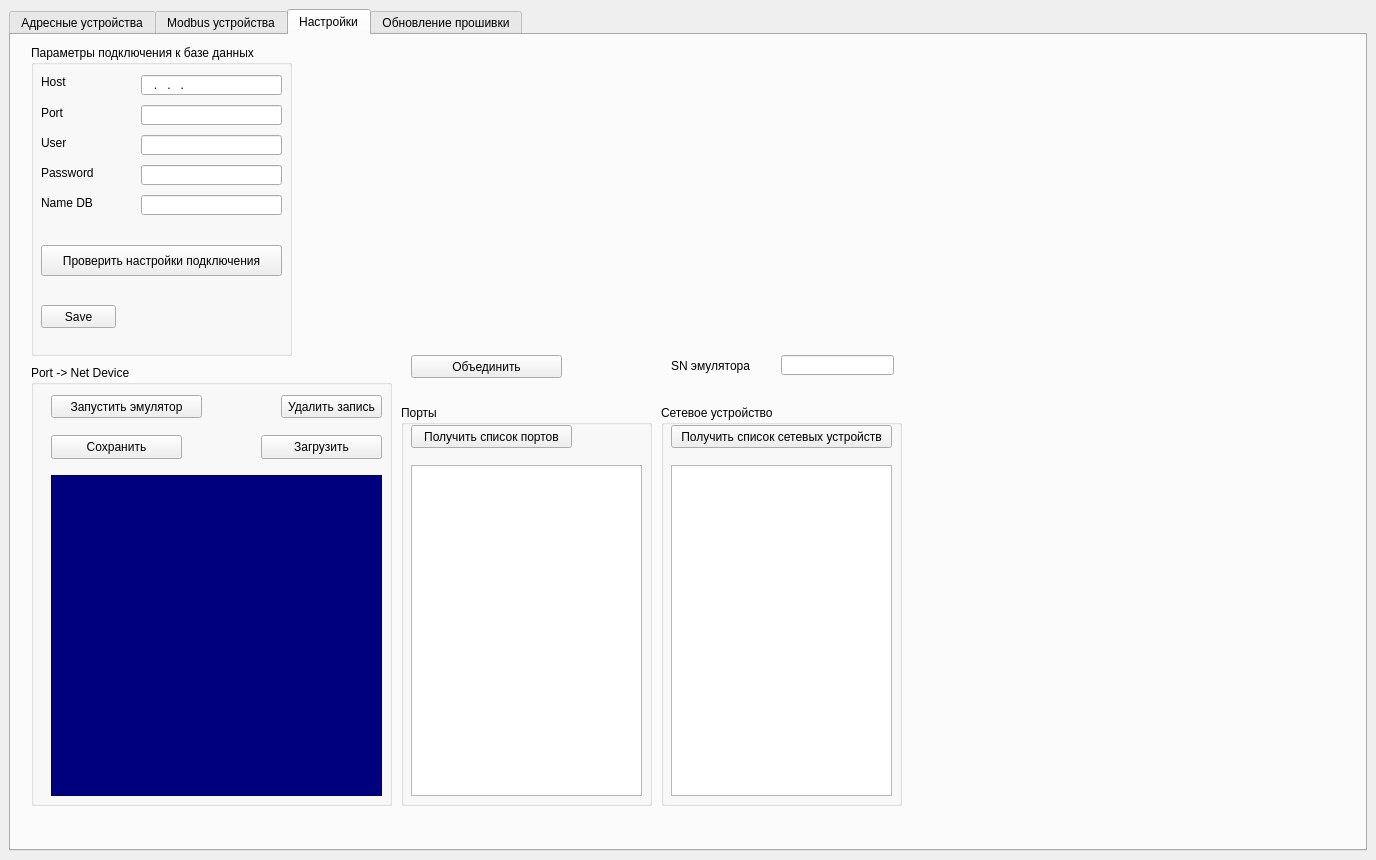
<?xml version="1.0" encoding="UTF-8"?>
<ui version="4.0">
 <class>MainWindow</class>
 <widget class="QMainWindow" name="MainWindow">
  <property name="geometry">
   <rect>
    <x>0</x>
    <y>0</y>
    <width>1376</width>
    <height>860</height>
   </rect>
  </property>
  <property name="windowTitle">
   <string>MainWindow</string>
  </property>
  <property name="styleSheet">
   <string notr="true"/>
  </property>
  <widget class="QWidget" name="centralwidget">
   <layout class="QVBoxLayout" name="verticalLayout_2">
    <item>
     <widget class="QTabWidget" name="tabWidget">
      <property name="enabled">
       <bool>true</bool>
      </property>
      <property name="sizePolicy">
       <sizepolicy hsizetype="Expanding" vsizetype="Expanding">
        <horstretch>0</horstretch>
        <verstretch>0</verstretch>
       </sizepolicy>
      </property>
      <property name="minimumSize">
       <size>
        <width>1271</width>
        <height>800</height>
       </size>
      </property>
      <property name="styleSheet">
       <string notr="true"/>
      </property>
      <property name="tabShape">
       <enum>QTabWidget::TabShape::Rounded</enum>
      </property>
      <property name="currentIndex">
       <number>2</number>
      </property>
      <widget class="QWidget" name="ash_device_tab">
       <attribute name="title">
        <string>Адресные устройства</string>
       </attribute>
       <layout class="QVBoxLayout" name="verticalLayout_3">
        <item>
         <layout class="QHBoxLayout" name="horizontalLayout">
          <property name="spacing">
           <number>6</number>
          </property>
          <property name="sizeConstraint">
           <enum>QLayout::SizeConstraint::SetDefaultConstraint</enum>
          </property>
          <item>
           <widget class="QGroupBox" name="ash_chenge_state_device_groupBox">
            <property name="sizePolicy">
             <sizepolicy hsizetype="Fixed" vsizetype="Fixed">
              <horstretch>0</horstretch>
              <verstretch>0</verstretch>
             </sizepolicy>
            </property>
            <property name="minimumSize">
             <size>
              <width>489</width>
              <height>131</height>
             </size>
            </property>
            <property name="title">
             <string>Cостояния устройства</string>
            </property>
            <widget class="QWidget" name="verticalLayoutWidget">
             <property name="geometry">
              <rect>
               <x>10</x>
               <y>20</y>
               <width>471</width>
               <height>101</height>
              </rect>
             </property>
             <layout class="QVBoxLayout" name="ash_v_layer_state_dev_layout">
              <property name="spacing">
               <number>0</number>
              </property>
              <item>
               <layout class="QHBoxLayout" name="ash_h_top_state_dev_layout">
                <property name="spacing">
                 <number>0</number>
                </property>
               </layout>
              </item>
              <item>
               <layout class="QHBoxLayout" name="ash_h_center_state_dev_layout">
                <property name="spacing">
                 <number>0</number>
                </property>
               </layout>
              </item>
              <item>
               <layout class="QHBoxLayout" name="ash_h_bottom_state_dev_layout">
                <property name="spacing">
                 <number>0</number>
                </property>
               </layout>
              </item>
             </layout>
            </widget>
           </widget>
          </item>
          <item>
           <widget class="QGroupBox" name="groupBox">
            <property name="sizePolicy">
             <sizepolicy hsizetype="Fixed" vsizetype="Fixed">
              <horstretch>0</horstretch>
              <verstretch>0</verstretch>
             </sizepolicy>
            </property>
            <property name="minimumSize">
             <size>
              <width>270</width>
              <height>131</height>
             </size>
            </property>
            <property name="title">
             <string>Инфо.</string>
            </property>
            <widget class="QLabel" name="ash_port_lbl">
             <property name="geometry">
              <rect>
               <x>0</x>
               <y>20</y>
               <width>50</width>
               <height>20</height>
              </rect>
             </property>
             <property name="sizePolicy">
              <sizepolicy hsizetype="Fixed" vsizetype="Fixed">
               <horstretch>0</horstretch>
               <verstretch>0</verstretch>
              </sizepolicy>
             </property>
             <property name="minimumSize">
              <size>
               <width>50</width>
               <height>20</height>
              </size>
             </property>
             <property name="text">
              <string>Порт</string>
             </property>
             <property name="alignment">
              <set>Qt::AlignmentFlag::AlignCenter</set>
             </property>
            </widget>
            <widget class="QLabel" name="ash_port_info_lbl">
             <property name="geometry">
              <rect>
               <x>60</x>
               <y>20</y>
               <width>111</width>
               <height>20</height>
              </rect>
             </property>
             <property name="sizePolicy">
              <sizepolicy hsizetype="Fixed" vsizetype="Fixed">
               <horstretch>0</horstretch>
               <verstretch>0</verstretch>
              </sizepolicy>
             </property>
             <property name="minimumSize">
              <size>
               <width>50</width>
               <height>20</height>
              </size>
             </property>
             <property name="text">
              <string>None</string>
             </property>
            </widget>
            <widget class="QLabel" name="ash_net_dev_lbl">
             <property name="geometry">
              <rect>
               <x>10</x>
               <y>40</y>
               <width>80</width>
               <height>20</height>
              </rect>
             </property>
             <property name="sizePolicy">
              <sizepolicy hsizetype="Fixed" vsizetype="Fixed">
               <horstretch>0</horstretch>
               <verstretch>0</verstretch>
              </sizepolicy>
             </property>
             <property name="minimumSize">
              <size>
               <width>80</width>
               <height>20</height>
              </size>
             </property>
             <property name="text">
              <string>Сетевое уc-во</string>
             </property>
            </widget>
            <widget class="QLabel" name="ash_net_dev_info_lbl">
             <property name="geometry">
              <rect>
               <x>100</x>
               <y>40</y>
               <width>150</width>
               <height>20</height>
              </rect>
             </property>
             <property name="sizePolicy">
              <sizepolicy hsizetype="Fixed" vsizetype="Fixed">
               <horstretch>0</horstretch>
               <verstretch>0</verstretch>
              </sizepolicy>
             </property>
             <property name="minimumSize">
              <size>
               <width>150</width>
               <height>20</height>
              </size>
             </property>
             <property name="text">
              <string>None</string>
             </property>
            </widget>
           </widget>
          </item>
          <item>
           <layout class="QGridLayout" name="_2">
            <property name="sizeConstraint">
             <enum>QLayout::SizeConstraint::SetMinimumSize</enum>
            </property>
           </layout>
          </item>
          <item>
           <widget class="QGroupBox" name="ash_choice_net_dev_groupBox">
            <property name="sizePolicy">
             <sizepolicy hsizetype="Fixed" vsizetype="Fixed">
              <horstretch>0</horstretch>
              <verstretch>0</verstretch>
             </sizepolicy>
            </property>
            <property name="minimumSize">
             <size>
              <width>221</width>
              <height>131</height>
             </size>
            </property>
            <property name="title">
             <string>Сетевой контроллер</string>
            </property>
            <widget class="QListWidget" name="ash_out_net_dev_listWidget">
             <property name="geometry">
              <rect>
               <x>10</x>
               <y>20</y>
               <width>201</width>
               <height>101</height>
              </rect>
             </property>
            </widget>
           </widget>
          </item>
          <item>
           <spacer name="horizontalSpacer">
            <property name="orientation">
             <enum>Qt::Orientation::Horizontal</enum>
            </property>
            <property name="sizeHint" stdset="0">
             <size>
              <width>40</width>
              <height>20</height>
             </size>
            </property>
           </spacer>
          </item>
         </layout>
        </item>
        <item>
         <widget class="QTableWidget" name="ash_devices_tableWidget">
          <property name="minimumSize">
           <size>
            <width>1247</width>
            <height>614</height>
           </size>
          </property>
         </widget>
        </item>
       </layout>
      </widget>
      <widget class="QWidget" name="modbus_device_tab">
       <attribute name="title">
        <string>Modbus устройства</string>
       </attribute>
       <widget class="QTableWidget" name="mb_devices_tableWidget">
        <property name="geometry">
         <rect>
          <x>0</x>
          <y>150</y>
          <width>1351</width>
          <height>671</height>
         </rect>
        </property>
       </widget>
       <widget class="QGroupBox" name="mb_choice_net_dev_groupBox">
        <property name="geometry">
         <rect>
          <x>770</x>
          <y>10</y>
          <width>221</width>
          <height>131</height>
         </rect>
        </property>
        <property name="title">
         <string>Сетевой контроллер</string>
        </property>
        <widget class="QListWidget" name="mb_out_net_dev_listWidget">
         <property name="geometry">
          <rect>
           <x>10</x>
           <y>20</y>
           <width>201</width>
           <height>101</height>
          </rect>
         </property>
        </widget>
       </widget>
       <widget class="QGroupBox" name="mb_chenge_state_device_groupBox">
        <property name="geometry">
         <rect>
          <x>10</x>
          <y>10</y>
          <width>489</width>
          <height>131</height>
         </rect>
        </property>
        <property name="title">
         <string>Состояния устройства</string>
        </property>
        <widget class="QWidget" name="verticalLayoutWidget_2">
         <property name="geometry">
          <rect>
           <x>10</x>
           <y>20</y>
           <width>471</width>
           <height>101</height>
          </rect>
         </property>
         <layout class="QVBoxLayout" name="v_layer_state_dev_layout_2">
          <property name="spacing">
           <number>0</number>
          </property>
          <item>
           <layout class="QHBoxLayout" name="mb_h_top_state_dev_layout"/>
          </item>
          <item>
           <layout class="QHBoxLayout" name="mb_h_center_state_dev_layout"/>
          </item>
          <item>
           <layout class="QHBoxLayout" name="mb_h_bottom_state_dev_layout"/>
          </item>
         </layout>
        </widget>
       </widget>
       <widget class="QWidget" name="layoutWidget">
        <property name="geometry">
         <rect>
          <x>630</x>
          <y>110</y>
          <width>2</width>
          <height>2</height>
         </rect>
        </property>
        <layout class="QHBoxLayout" name="ash_h_bottom_state_dev_layout_3">
         <property name="spacing">
          <number>0</number>
         </property>
        </layout>
       </widget>
       <widget class="QGroupBox" name="mb_info_groupBox">
        <property name="geometry">
         <rect>
          <x>510</x>
          <y>10</y>
          <width>251</width>
          <height>131</height>
         </rect>
        </property>
        <property name="title">
         <string>Инфо.</string>
        </property>
        <widget class="QLabel" name="mb_port_lbl">
         <property name="geometry">
          <rect>
           <x>10</x>
           <y>20</y>
           <width>49</width>
           <height>16</height>
          </rect>
         </property>
         <property name="text">
          <string>Порт</string>
         </property>
        </widget>
        <widget class="QLabel" name="mb_port_info_lbl">
         <property name="geometry">
          <rect>
           <x>70</x>
           <y>20</y>
           <width>71</width>
           <height>16</height>
          </rect>
         </property>
         <property name="text">
          <string>None</string>
         </property>
        </widget>
        <widget class="QLabel" name="mb_net_dev_lbl">
         <property name="geometry">
          <rect>
           <x>10</x>
           <y>40</y>
           <width>91</width>
           <height>16</height>
          </rect>
         </property>
         <property name="text">
          <string>Сетевое ус-во</string>
         </property>
        </widget>
        <widget class="QLabel" name="mb_net_dev_info_lbl">
         <property name="geometry">
          <rect>
           <x>110</x>
           <y>40</y>
           <width>131</width>
           <height>16</height>
          </rect>
         </property>
         <property name="text">
          <string>None</string>
         </property>
        </widget>
       </widget>
      </widget>
      <widget class="QWidget" name="settings_tab">
       <attribute name="title">
        <string>Настройки</string>
       </attribute>
       <widget class="QGroupBox" name="port_and_ne_dev_groupBox">
        <property name="geometry">
         <rect>
          <x>20</x>
          <y>330</y>
          <width>361</width>
          <height>441</height>
         </rect>
        </property>
        <property name="sizePolicy">
         <sizepolicy hsizetype="Fixed" vsizetype="Fixed">
          <horstretch>0</horstretch>
          <verstretch>0</verstretch>
         </sizepolicy>
        </property>
        <property name="styleSheet">
         <string notr="true"/>
        </property>
        <property name="title">
         <string>Port -&gt; Net Device</string>
        </property>
        <widget class="QTableWidget" name="port_and_net_dev_tableWidget">
         <property name="geometry">
          <rect>
           <x>20</x>
           <y>110</y>
           <width>331</width>
           <height>321</height>
          </rect>
         </property>
         <property name="styleSheet">
          <string notr="true">QHeaderView::section:horizontal {
    color: #fff;
    background-color: rgb(0, 85, 127);
 }
QTableWidget {
	background-color: rgb(0, 0, 127);
	color: rgb(85, 255, 0);
	font: 63 8pt &quot;Yu Gothic UI Semibold&quot;;
}
</string>
         </property>
        </widget>
        <widget class="QPushButton" name="start_emulator_btn">
         <property name="geometry">
          <rect>
           <x>20</x>
           <y>30</y>
           <width>151</width>
           <height>23</height>
          </rect>
         </property>
         <property name="styleSheet">
          <string notr="true"/>
         </property>
         <property name="text">
          <string>Запустить эмулятор</string>
         </property>
        </widget>
        <widget class="QPushButton" name="delete_line_btn">
         <property name="geometry">
          <rect>
           <x>250</x>
           <y>30</y>
           <width>101</width>
           <height>23</height>
          </rect>
         </property>
         <property name="styleSheet">
          <string notr="true"/>
         </property>
         <property name="text">
          <string>Удалить запись</string>
         </property>
        </widget>
        <widget class="QPushButton" name="save_config_btn">
         <property name="geometry">
          <rect>
           <x>20</x>
           <y>70</y>
           <width>131</width>
           <height>24</height>
          </rect>
         </property>
         <property name="text">
          <string>Сохранить</string>
         </property>
        </widget>
        <widget class="QPushButton" name="download_config_btn">
         <property name="geometry">
          <rect>
           <x>230</x>
           <y>70</y>
           <width>121</width>
           <height>24</height>
          </rect>
         </property>
         <property name="text">
          <string>Загрузить</string>
         </property>
        </widget>
       </widget>
       <widget class="QGroupBox" name="ports_groupBox">
        <property name="geometry">
         <rect>
          <x>390</x>
          <y>370</y>
          <width>251</width>
          <height>401</height>
         </rect>
        </property>
        <property name="sizePolicy">
         <sizepolicy hsizetype="Fixed" vsizetype="Fixed">
          <horstretch>0</horstretch>
          <verstretch>0</verstretch>
         </sizepolicy>
        </property>
        <property name="styleSheet">
         <string notr="true"/>
        </property>
        <property name="title">
         <string>Порты</string>
        </property>
        <widget class="QListWidget" name="ports_listWidget">
         <property name="geometry">
          <rect>
           <x>10</x>
           <y>60</y>
           <width>231</width>
           <height>331</height>
          </rect>
         </property>
         <property name="styleSheet">
          <string notr="true"/>
         </property>
        </widget>
        <widget class="QPushButton" name="get_ports_btn">
         <property name="geometry">
          <rect>
           <x>10</x>
           <y>20</y>
           <width>161</width>
           <height>23</height>
          </rect>
         </property>
         <property name="styleSheet">
          <string notr="true"/>
         </property>
         <property name="text">
          <string>Получить список портов</string>
         </property>
        </widget>
       </widget>
       <widget class="QGroupBox" name="net_dev_groupBox">
        <property name="geometry">
         <rect>
          <x>650</x>
          <y>370</y>
          <width>241</width>
          <height>401</height>
         </rect>
        </property>
        <property name="sizePolicy">
         <sizepolicy hsizetype="Fixed" vsizetype="Fixed">
          <horstretch>0</horstretch>
          <verstretch>0</verstretch>
         </sizepolicy>
        </property>
        <property name="styleSheet">
         <string notr="true"/>
        </property>
        <property name="title">
         <string>Сетевое устройство</string>
        </property>
        <widget class="QListWidget" name="net_dev_listWidget">
         <property name="geometry">
          <rect>
           <x>10</x>
           <y>60</y>
           <width>221</width>
           <height>331</height>
          </rect>
         </property>
         <property name="styleSheet">
          <string notr="true"/>
         </property>
        </widget>
        <widget class="QPushButton" name="get_net_dev_btn">
         <property name="geometry">
          <rect>
           <x>10</x>
           <y>20</y>
           <width>221</width>
           <height>23</height>
          </rect>
         </property>
         <property name="styleSheet">
          <string notr="true"/>
         </property>
         <property name="text">
          <string>Получить список сетевых устройств</string>
         </property>
        </widget>
       </widget>
       <widget class="QGroupBox" name="groupBox_2">
        <property name="geometry">
         <rect>
          <x>20</x>
          <y>10</y>
          <width>261</width>
          <height>311</height>
         </rect>
        </property>
        <property name="sizePolicy">
         <sizepolicy hsizetype="Fixed" vsizetype="Fixed">
          <horstretch>0</horstretch>
          <verstretch>0</verstretch>
         </sizepolicy>
        </property>
        <property name="minimumSize">
         <size>
          <width>261</width>
          <height>311</height>
         </size>
        </property>
        <property name="styleSheet">
         <string notr="true"/>
        </property>
        <property name="title">
         <string>Параметры подключения к базе данных</string>
        </property>
        <widget class="QLabel" name="port_db_lbl">
         <property name="geometry">
          <rect>
           <x>10</x>
           <y>60</y>
           <width>47</width>
           <height>16</height>
          </rect>
         </property>
         <property name="styleSheet">
          <string notr="true"/>
         </property>
         <property name="text">
          <string>Port</string>
         </property>
        </widget>
        <widget class="QLabel" name="host_db_lbl">
         <property name="geometry">
          <rect>
           <x>10</x>
           <y>30</y>
           <width>47</width>
           <height>14</height>
          </rect>
         </property>
         <property name="styleSheet">
          <string notr="true"/>
         </property>
         <property name="text">
          <string>Host</string>
         </property>
        </widget>
        <widget class="QLabel" name="user_db_lbl">
         <property name="geometry">
          <rect>
           <x>10</x>
           <y>90</y>
           <width>51</width>
           <height>16</height>
          </rect>
         </property>
         <property name="styleSheet">
          <string notr="true"/>
         </property>
         <property name="text">
          <string>User</string>
         </property>
        </widget>
        <widget class="QLabel" name="pass_db_lbl">
         <property name="geometry">
          <rect>
           <x>10</x>
           <y>120</y>
           <width>61</width>
           <height>16</height>
          </rect>
         </property>
         <property name="styleSheet">
          <string notr="true"/>
         </property>
         <property name="text">
          <string>Password</string>
         </property>
        </widget>
        <widget class="QLabel" name="name_db_lbl">
         <property name="geometry">
          <rect>
           <x>10</x>
           <y>150</y>
           <width>61</width>
           <height>16</height>
          </rect>
         </property>
         <property name="styleSheet">
          <string notr="true"/>
         </property>
         <property name="text">
          <string>Name DB</string>
         </property>
        </widget>
        <widget class="QLineEdit" name="host_db_lineEdit">
         <property name="geometry">
          <rect>
           <x>110</x>
           <y>30</y>
           <width>141</width>
           <height>20</height>
          </rect>
         </property>
         <property name="toolTip">
          <string>&lt;html&gt;&lt;head/&gt;&lt;body&gt;&lt;p&gt;Адрес (IP4) подключения к БД&lt;/p&gt;&lt;/body&gt;&lt;/html&gt;</string>
         </property>
         <property name="styleSheet">
          <string notr="true"/>
         </property>
         <property name="inputMask">
          <string>000\.000\.000\.000</string>
         </property>
         <property name="text">
          <string>...</string>
         </property>
        </widget>
        <widget class="QLineEdit" name="port_db_lineEdit">
         <property name="geometry">
          <rect>
           <x>110</x>
           <y>60</y>
           <width>141</width>
           <height>20</height>
          </rect>
         </property>
         <property name="toolTip">
          <string>&lt;html&gt;&lt;head/&gt;&lt;body&gt;&lt;p&gt;Номер порта должен быть в диапазоне &lt;span style=&quot; font-family:'JetBrains Mono','monospace'; font-size:10pt; font-weight:600; font-style:italic; color:#ff0000;&quot;&gt;1024-49151&lt;/span&gt;&lt;/p&gt;&lt;/body&gt;&lt;/html&gt;</string>
         </property>
         <property name="styleSheet">
          <string notr="true"/>
         </property>
         <property name="inputMask">
          <string>00009</string>
         </property>
         <property name="text">
          <string/>
         </property>
        </widget>
        <widget class="QLineEdit" name="user_db_lineEdit">
         <property name="geometry">
          <rect>
           <x>110</x>
           <y>90</y>
           <width>141</width>
           <height>20</height>
          </rect>
         </property>
         <property name="toolTip">
          <string>&lt;html&gt;&lt;head/&gt;&lt;body&gt;&lt;p&gt;Логин базы данных&lt;/p&gt;&lt;/body&gt;&lt;/html&gt;</string>
         </property>
         <property name="styleSheet">
          <string notr="true"/>
         </property>
         <property name="text">
          <string/>
         </property>
        </widget>
        <widget class="QLineEdit" name="pass_db_lineEdit">
         <property name="geometry">
          <rect>
           <x>110</x>
           <y>120</y>
           <width>141</width>
           <height>20</height>
          </rect>
         </property>
         <property name="toolTip">
          <string>&lt;html&gt;&lt;head/&gt;&lt;body&gt;&lt;p&gt;Пароль базы данных&lt;/p&gt;&lt;/body&gt;&lt;/html&gt;</string>
         </property>
         <property name="styleSheet">
          <string notr="true"/>
         </property>
         <property name="text">
          <string/>
         </property>
        </widget>
        <widget class="QLineEdit" name="name_db_lineEdit">
         <property name="geometry">
          <rect>
           <x>110</x>
           <y>150</y>
           <width>141</width>
           <height>20</height>
          </rect>
         </property>
         <property name="toolTip">
          <string>&lt;html&gt;&lt;head/&gt;&lt;body&gt;&lt;p&gt;Имя базы данных&lt;/p&gt;&lt;/body&gt;&lt;/html&gt;</string>
         </property>
         <property name="styleSheet">
          <string notr="true"/>
         </property>
         <property name="text">
          <string/>
         </property>
        </widget>
        <widget class="QPushButton" name="save_db_btn">
         <property name="geometry">
          <rect>
           <x>10</x>
           <y>260</y>
           <width>75</width>
           <height>23</height>
          </rect>
         </property>
         <property name="toolTip">
          <string>&lt;html&gt;&lt;head/&gt;&lt;body&gt;&lt;p&gt;Сохранение настроек для дальнейшей работы &lt;/p&gt;&lt;/body&gt;&lt;/html&gt;</string>
         </property>
         <property name="styleSheet">
          <string notr="true"/>
         </property>
         <property name="text">
          <string>Save</string>
         </property>
        </widget>
        <widget class="QPushButton" name="check_db_btn">
         <property name="geometry">
          <rect>
           <x>10</x>
           <y>200</y>
           <width>241</width>
           <height>31</height>
          </rect>
         </property>
         <property name="toolTip">
          <string>&lt;html&gt;&lt;head/&gt;&lt;body&gt;&lt;p&gt;Проверка подключения к базе данных&lt;/p&gt;&lt;/body&gt;&lt;/html&gt;</string>
         </property>
         <property name="styleSheet">
          <string notr="true"/>
         </property>
         <property name="text">
          <string>Проверить настройки подключения</string>
         </property>
        </widget>
       </widget>
       <widget class="QPushButton" name="join_btn">
        <property name="geometry">
         <rect>
          <x>400</x>
          <y>320</y>
          <width>151</width>
          <height>23</height>
         </rect>
        </property>
        <property name="styleSheet">
         <string notr="true"/>
        </property>
        <property name="text">
         <string>Объединить</string>
        </property>
       </widget>
       <widget class="QLineEdit" name="sn_emulator_lineEdit">
        <property name="geometry">
         <rect>
          <x>770</x>
          <y>320</y>
          <width>113</width>
          <height>20</height>
         </rect>
        </property>
       </widget>
       <widget class="QLabel" name="label">
        <property name="geometry">
         <rect>
          <x>660</x>
          <y>320</y>
          <width>81</width>
          <height>21</height>
         </rect>
        </property>
        <property name="text">
         <string>SN эмулятора</string>
        </property>
       </widget>
      </widget>
      <widget class="QWidget" name="update_firmware_tabWidget">
       <attribute name="title">
        <string>Обновление прошивки</string>
       </attribute>
       <widget class="QGroupBox" name="groupBox_3">
        <property name="geometry">
         <rect>
          <x>10</x>
          <y>10</y>
          <width>711</width>
          <height>361</height>
         </rect>
        </property>
        <property name="title">
         <string>Обновление прошивки эмулятора</string>
        </property>
        <widget class="QPushButton" name="update_firmware_btn">
         <property name="geometry">
          <rect>
           <x>10</x>
           <y>240</y>
           <width>301</width>
           <height>31</height>
          </rect>
         </property>
         <property name="toolTip">
          <string>&lt;html&gt;&lt;head/&gt;&lt;body&gt;&lt;p&gt;Запуск процесса загрузки прошивки.&lt;/p&gt;&lt;/body&gt;&lt;/html&gt;</string>
         </property>
         <property name="text">
          <string>Загрузить</string>
         </property>
        </widget>
        <widget class="QProgressBar" name="loading_progressBar">
         <property name="geometry">
          <rect>
           <x>10</x>
           <y>290</y>
           <width>301</width>
           <height>23</height>
          </rect>
         </property>
         <property name="value">
          <number>24</number>
         </property>
        </widget>
        <widget class="QLineEdit" name="sn_skau_lineEdit">
         <property name="geometry">
          <rect>
           <x>140</x>
           <y>60</y>
           <width>91</width>
           <height>21</height>
          </rect>
         </property>
         <property name="toolTip">
          <string>&lt;html&gt;&lt;head/&gt;&lt;body&gt;&lt;p&gt;Серийный номер эмулятора.&lt;/p&gt;&lt;p&gt;Не изменяется при обновлении прошивки&lt;/p&gt;&lt;/body&gt;&lt;/html&gt;</string>
         </property>
        </widget>
        <widget class="QLabel" name="sn_emul_lbl_fw">
         <property name="geometry">
          <rect>
           <x>20</x>
           <y>60</y>
           <width>111</width>
           <height>16</height>
          </rect>
         </property>
         <property name="text">
          <string>Серийный номер</string>
         </property>
        </widget>
        <widget class="QListWidget" name="port_loading_listWidget">
         <property name="geometry">
          <rect>
           <x>10</x>
           <y>130</y>
           <width>381</width>
           <height>91</height>
          </rect>
         </property>
        </widget>
        <widget class="QPushButton" name="file_selection_btn">
         <property name="geometry">
          <rect>
           <x>10</x>
           <y>20</y>
           <width>101</width>
           <height>24</height>
          </rect>
         </property>
         <property name="toolTip">
          <string>&lt;html&gt;&lt;head/&gt;&lt;body&gt;&lt;p&gt;Расположение файла с прошивкой.&lt;/p&gt;&lt;/body&gt;&lt;/html&gt;</string>
         </property>
         <property name="text">
          <string>Выбрать файл</string>
         </property>
        </widget>
        <widget class="QPushButton" name="port_emul_btn">
         <property name="geometry">
          <rect>
           <x>10</x>
           <y>90</y>
           <width>181</width>
           <height>31</height>
          </rect>
         </property>
         <property name="toolTip">
          <string>&lt;html&gt;&lt;head/&gt;&lt;body&gt;&lt;p&gt;Вывести список COM портов.&lt;/p&gt;&lt;/body&gt;&lt;/html&gt;</string>
         </property>
         <property name="text">
          <string>Обновить список портов</string>
         </property>
        </widget>
        <widget class="QLabel" name="path_info_lbl">
         <property name="geometry">
          <rect>
           <x>130</x>
           <y>20</y>
           <width>561</width>
           <height>20</height>
          </rect>
         </property>
         <property name="text">
          <string>None</string>
         </property>
        </widget>
        <widget class="QLabel" name="speed_484_lbl_fw">
         <property name="geometry">
          <rect>
           <x>260</x>
           <y>60</y>
           <width>101</width>
           <height>16</height>
          </rect>
         </property>
         <property name="text">
          <string>Скорость RS485</string>
         </property>
        </widget>
        <widget class="QComboBox" name="speed_485_comboBox">
         <property name="geometry">
          <rect>
           <x>370</x>
           <y>50</y>
           <width>131</width>
           <height>31</height>
          </rect>
         </property>
         <property name="toolTip">
          <string>&lt;html&gt;&lt;head/&gt;&lt;body&gt;&lt;p&gt;Выбор скорости RS-485 эмулятора.&lt;/p&gt;&lt;/body&gt;&lt;/html&gt;</string>
         </property>
        </widget>
       </widget>
      </widget>
     </widget>
    </item>
   </layout>
  </widget>
 </widget>
 <resources/>
 <connections/>
</ui>
